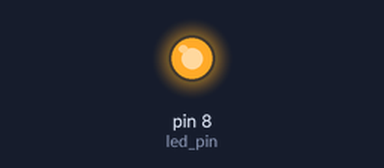
The sketch below on a simulated Arduino Uno, built with avr-gcc and run on an emulated ATmega328P. Shown: output pins drawn as LEDs (lit = HIGH).

Above: at 1.5 s.
At 4.5 s:
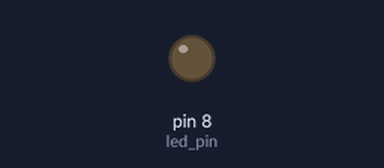
Timing chart, 0 to 7.8 s (numbered marks = the images above):
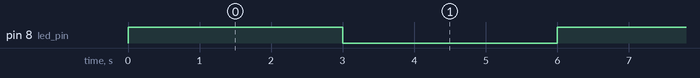

Measured:
- by itself, pin 8 (led_pin): alternates HIGH for 3.0 s and LOW for 3.0 s

The sketch:

sketch_Blink_3000.ino
```cpp
#define led_pin 8

void setup() {
  pinMode(led_pin, OUTPUT);
}

void loop() {
  digitalWrite(led_pin, HIGH); // turn the LED on
  delay(3000); // wait a second

  digitalWrite(led_pin, LOW); // turn the LED off
  delay(3000); // wait a second
}
```
